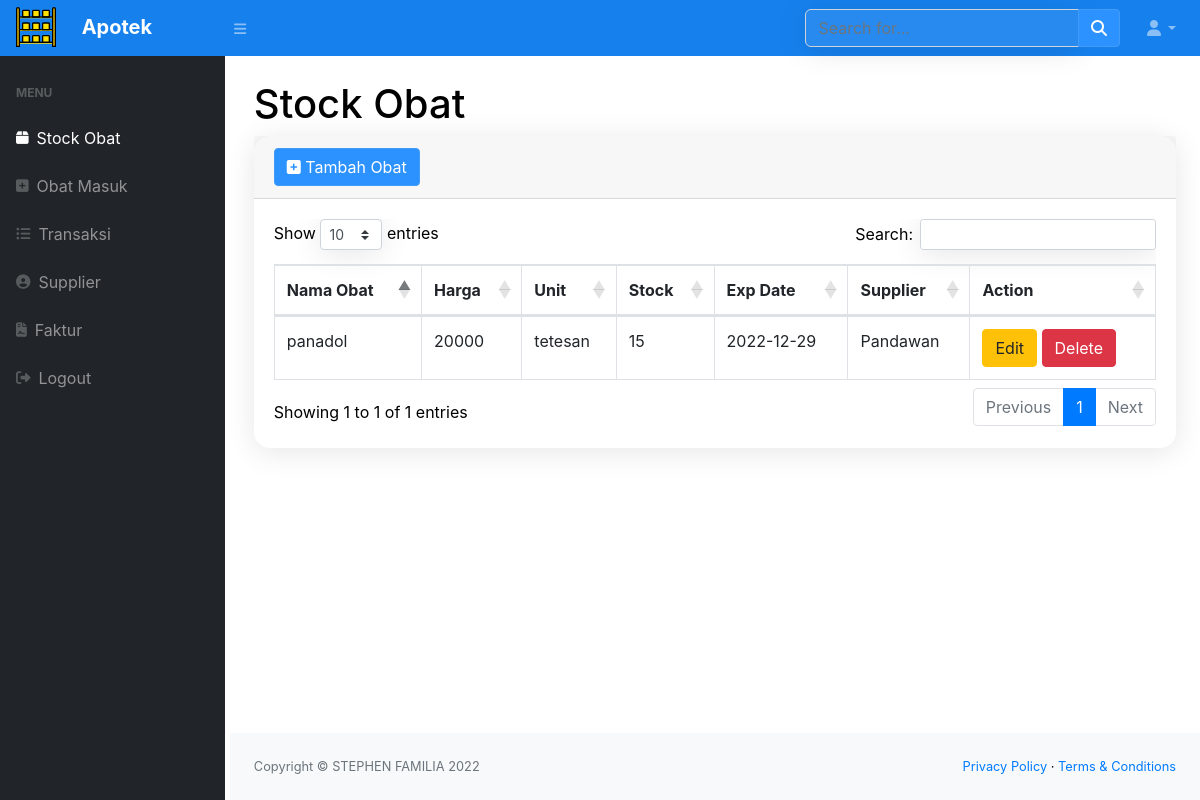
The app's page /index.php (signed in), older data.
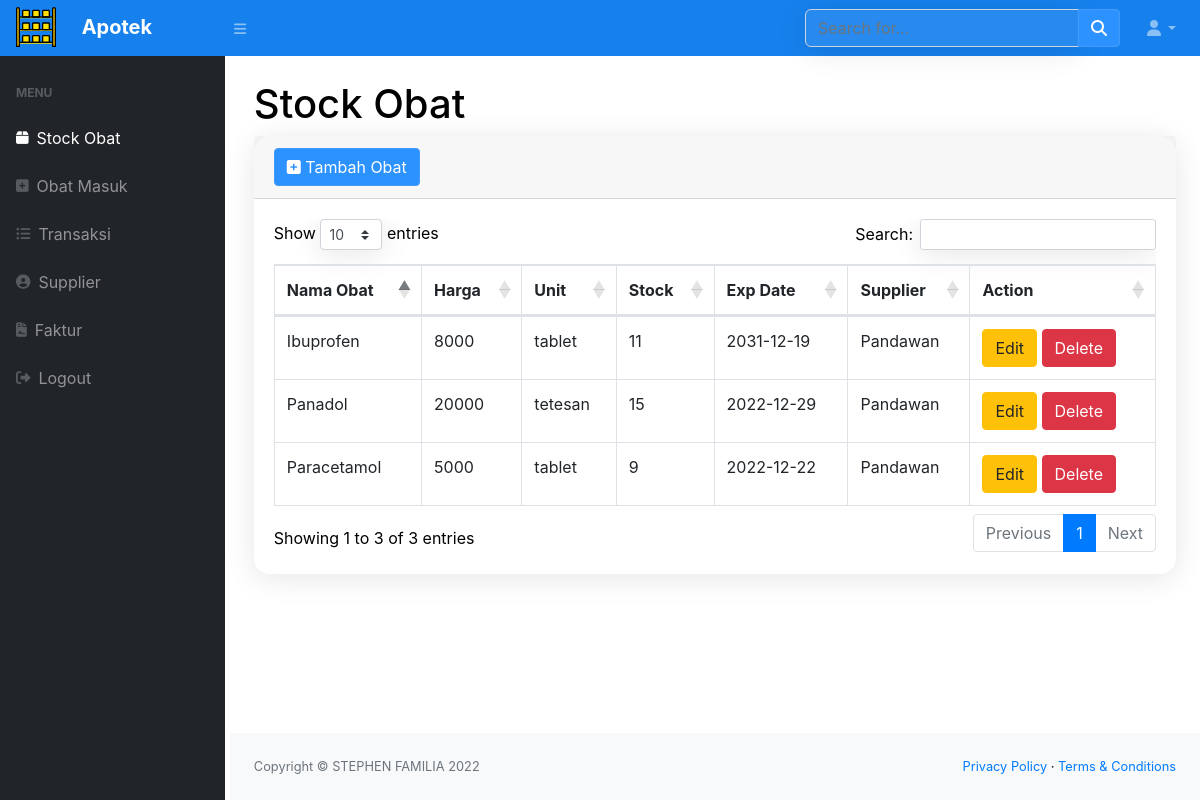
The same page, newer data.
### tables this page shows
CREATE TABLE `stock` (
  `idobat` int NOT NULL,
  `merek_dagang` varchar(50) NOT NULL,
  `harga` int NOT NULL,
  `satuan` enum('item','tablet','kapsul','tetesan','suppositori','hirup') NOT NULL,
  `exp_date` date NOT NULL,
  `stock` int NOT NULL,
  `supplier` int NOT NULL
);

CREATE TABLE `supplier` (
  `idsup` int NOT NULL,
  `nama_supplier` varchar(100) NOT NULL,
  `alamat` varchar(100) DEFAULT NULL,
  `no_telp` varchar(20) DEFAULT NULL
);

### index.php (the view, shortened to what this page needs)
<?php
require 'function.php';
include 'head.php';
?>
    <body class="sb-nav-fixed">
        <?php include 'nav.php'?>;
            <div id="layoutSidenav_content">
                <main>
                    <div class="container-fluid">
                        <h1 class="mt-4">Stock Obat</h1>
                        <div class="card mb-4">
                            <div class="card-header">
                            <button type="button" class="btn btn-primary" data-toggle="modal" data-target="#myModal">
                                <i class="fa fa-plus-square"></i> Tambah Obat
                                </button>
                            </div>
                            <div class="card-body">
                                <div class="table-responsive">
                                    <table class="table table-bordered" id="dataTable" width="100%" cellspacing="0">
                                        <thead>
                                            <tr>
                                                <th>Nama Obat</th>
                                                <th>Harga</th>
                                                <th>Unit</th>
                                                <th>Stock</th>
                                                <th>Exp Date</th>
                                                <th>Supplier</th>
                                                <th>Action</th>
                                            </tr>
                                        </thead>
                                        <tbody>
                                            <?php
                                                $ambilsemuadatastock = mysqli_query($conn,"SELECT * from stock");
                                                while($data=mysqli_fetch_array($ambilsemuadatastock)){
                                                    $ambildatasupplier = mysqli_query($conn, "SELECT * FROM supplier p, stock s where s.supplier = p.idsup");
                                                    $data1 = mysqli_fetch_array($ambildatasupplier);
                                                    $idbarang = $data['idobat'];
                                                    $namabarang = $data['merek_dagang'];
                                                    $harga = $data['harga'];
                                                    $satuan = $data['satuan'];
                                                    $stock = $data['stock'];
                                                    $exp_date = $data['exp_date'];
                                                    $supplier = $data1['nama_supplier'];
                                            ?>
                                                <tr>
                                                    <td><?=$namabarang?></td>
                                                    <td><?=$harga?></td>
                                                    <td><?=$satuan?></td>
                                                    <td><?=$stock?></td>
                                                    <td><?=$exp_date?></td>
                                                    <td><?=$supplier?></td>
                                                    <td>
                                                      <button type="button" class="btn btn-warning" data-toggle="modal" data-target="#edit<?=$idbarang;?>">Edit</button>
                                                      <button type="button" class="btn btn-danger" data-toggle="modal" data-target="#delete<?=$idbarang;?>">Delete</button>
                                                    </td>
                                                </tr>
                                            <?php
                                                };
                                            ?>
                                        </tbody>
                                    </table>
                                </div>
                            </div>
                        </div>
                    </div>
                </main>
                <footer class="py-4 bg-light mt-auto">
                    <div class="container-fluid">
                        <div class="d-flex align-items-center justify-content-between small">
                            <div class="text-muted">Copyright &copy; STEPHEN FAMILIA 2022</div>
                            <div>
                                <a href="#">Privacy Policy</a>
                                &middot;
                                <a href="#">Terms &amp; Conditions</a>
                            </div>
                        </div>
                    </div>
                </footer>
            </div>
        </div>
    </body>
</html>

### head.php (shortened to what this page needs)
<!DOCTYPE html>
<html lang="en">
    <head>
        <link href="css/styles.css" rel="stylesheet" />
        <link href="https://cdn.datatables.net/1.10.20/css/dataTables.bootstrap4.min.css" rel="stylesheet" />
        <link href="css/styles.css" rel="stylesheet" />
    </head>

### nav.php (shortened to what this page needs)
<nav class="sb-topnav navbar navbar-expand navbar-dark bg-dark">
            <a class="navbar-brand" href="index.php">
                <img style="margin-top:-3px;margin-right:20px;width: 40px;height: 40px;" src="assets/img/logo.svg" alt="Logo">
                <span style="font-size:20px;font-weight:bold;">Apotek</span></a>
            <button class="btn btn-link btn-sm order-1 order-lg-0" id="sidebarToggle" href="#"><i class="fas fa-bars"></i></button>
            <form class="d-none d-md-inline-block form-inline ml-auto mr-0 mr-md-3 my-2 my-md-0">
                <div class="input-group">
                    <input class="form-control" type="text" placeholder="Search for..." aria-label="Search" aria-describedby="basic-addon2" />
                    <div class="input-group-append">
                        <button class="btn btn-primary" type="button"><i class="fas fa-search"></i></button>
                    </div>
                </div>
            </form>
            <ul class="navbar-nav ml-auto ml-md-0">
                <li class="nav-item dropdown">
                    <a class="nav-link dropdown-toggle" id="userDropdown" href="#" role="button" data-toggle="dropdown" aria-haspopup="true" aria-expanded="false"><i class="fas fa-user fa-fw"></i></a>
                </li>
            </ul>
        </nav>
        <div id="layoutSidenav">
            <div id="layoutSidenav_nav">
                <nav class="sb-sidenav accordion sb-sidenav-dark" id="sidenavAccordion">
                    <div class="sb-sidenav-menu">
                        <div class="nav">
                            <div class="sb-sidenav-menu-heading">Menu</div>
                            <a class="nav-link" href="index.php">
                                <div class="sb-nav-link-icon"><i class="fa-solid fa-box"></i></div>
                                Stock Obat
                            </a>
                            <a class="nav-link" href="masuk.php">
                                <div class="sb-nav-link-icon"><i class="fa fa-plus-square"></i></div>
                                Obat Masuk
                            </a>
                            <a class="nav-link" href="keluar.php">
                                <div class="sb-nav-link-icon"><i class="fas fa-list-ul"></i></div>
                                Transaksi
                            </a>
                            <a class="nav-link" href="supplier.php">
                                <div class="sb-nav-link-icon"><i class="fas fa-user-circle"></i></div>
                                Supplier
                            </a>
                            <a class="nav-link" href="faktur.php">
                                <div class="sb-nav-link-icon"><i class="fas fa-file-contract"></i></div>
                                Faktur
                            </a>
                            <a class="nav-link" href="logout.php">
                                <div class="sb-nav-link-icon"><i class="fa-solid fa-right-from-bracket"></i></div>
                                Logout
                            </a>
                </nav>
            </div>

Row changes from the older to the newer data that the page shows:
changed stock "tetesan": merek_dagang "panadol" → "Panadol"
added stock: merek_dagang "Paracetamol", harga "5000", satuan "tablet", stock "9", exp_date "2022-12-22", supplier.nama_supplier "Pandawan"
added stock: merek_dagang "Ibuprofen", harga "8000", satuan "tablet", stock "11", exp_date "2031-12-19", supplier.nama_supplier "Pandawan"
Text that changed along with them:
text written by a page script: "Show entries Search: Showing 1 to 1 of 1 entries Previous 1 Next" → "Show entries Search: Showing 1 to 3 of 3 entries Previous 1 Next"
